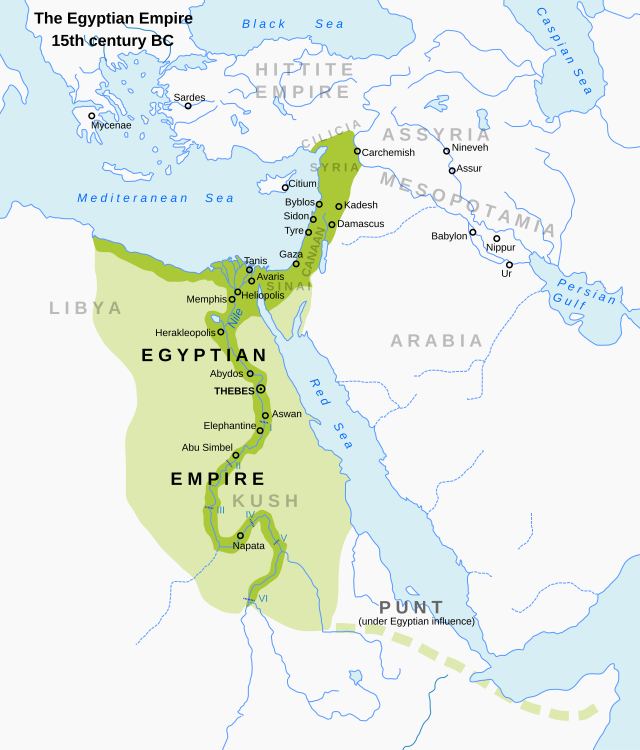
#> input picture atlas-of-the-blessed-lands/tools/data/v414_egyptian_empire_map.webp, 1920 x 2248 px (shown at 1/3 size)
$ python v419_egyptian_empire_trace.py
#> lines starting #> are read from the running program, lines starting #| are printed output that depends on the picture; after the words box and inside, x2 and y2 are one past the last pixel; in counts of white or black regions, pixels touching at a corner belong together
"""Version 419 helper (Nawaz, on my red sketch of the Egyptian Empire map's border: "Preview this"). The map (tools/data/v414_egyptian_empire_map.webp) is placed on
the real coastlines (Mercator fit of its seas to Natural Earth land, IoU 0.93; its towns then land within a few km), so the shape keeps the map's own look.
x = (lon - p0) * p1, y = (p2 - mercator(lat)) * p3 with p = [18.3359375, 55.21875, 47.25, 55.4375]. Writes tools/data/v419_egyptian_empire.geojson (both greens)."""
import numpy as np, json, math, os
from PIL import Image
from scipy import ndimage as ndi
from skimage import measure
from shapely.geometry import Polygon, mapping
H = os.path.dirname(os.path.abspath(__file__)); p = [18.3359375, 55.21875, 47.25, 55.4375]
IM = lambda m: math.degrees(2 * math.atan(math.exp(math.radians(m))) - math.pi / 2)
a = np.array(Image.open(os.path.join(H, 'data/v414_egyptian_empire_map.webp')).convert('RGB')).astype(int); r, g, b = a[..., 0], a[..., 1], a[..., 2]
#> after `r, g, b = (a[..., 0], a[..., 1], a[..., 2])`:
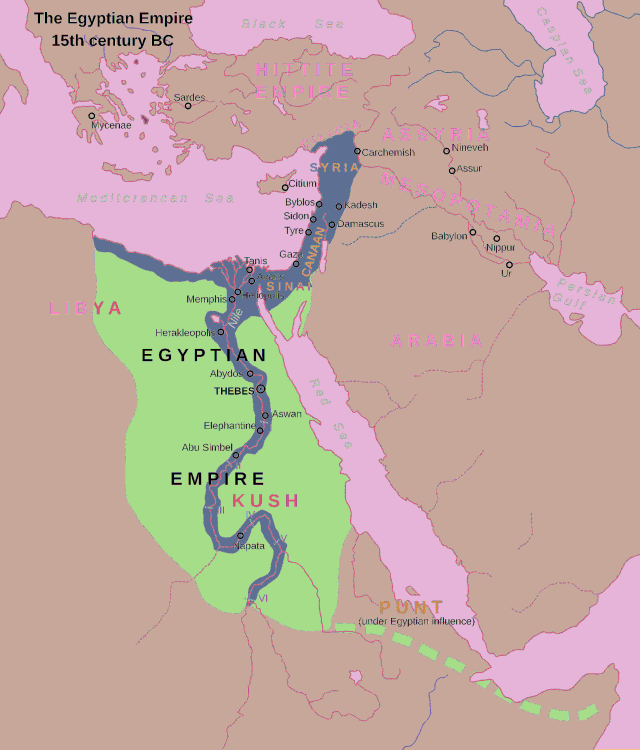
#> r: shape (2248, 1920) int64 (shown at 1/3 size); 255 distinct labels, from 0 to 255; one colour per label, 0 black
#> after `r, g, b = (a[..., 0], a[..., 1], a[..., 2])`:
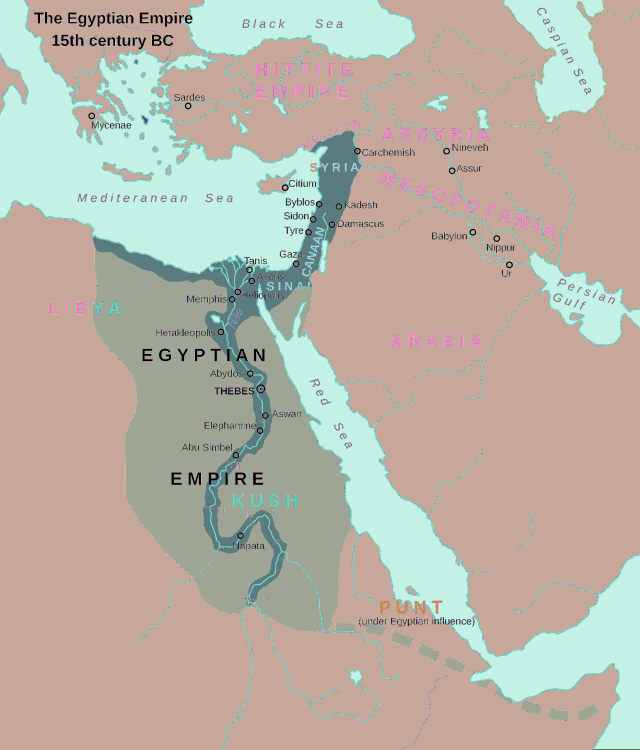
#> g: shape (2248, 1920) int64 (shown at 1/3 size); 252 distinct labels, from 0 to 255; one colour per label, 0 black
#> after `r, g, b = (a[..., 0], a[..., 1], a[..., 2])`:
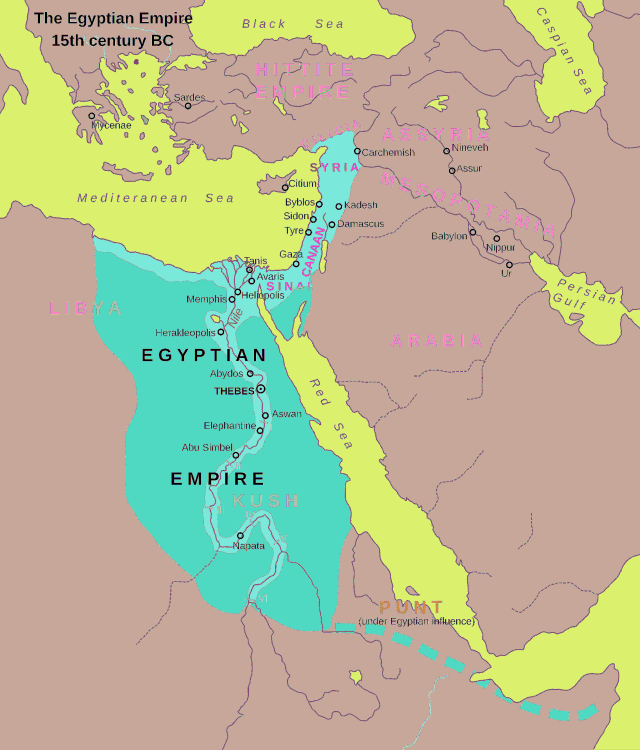
#> b: shape (2248, 1920) int64 (shown at 1/3 size); 256 distinct labels, from 0 to 255; one colour per label, 0 black
m = (g > r + 4) & (g > b + 30); m[:160, :700] = False
#> after `m = (g > r + 4) & (g > b + 30)`:
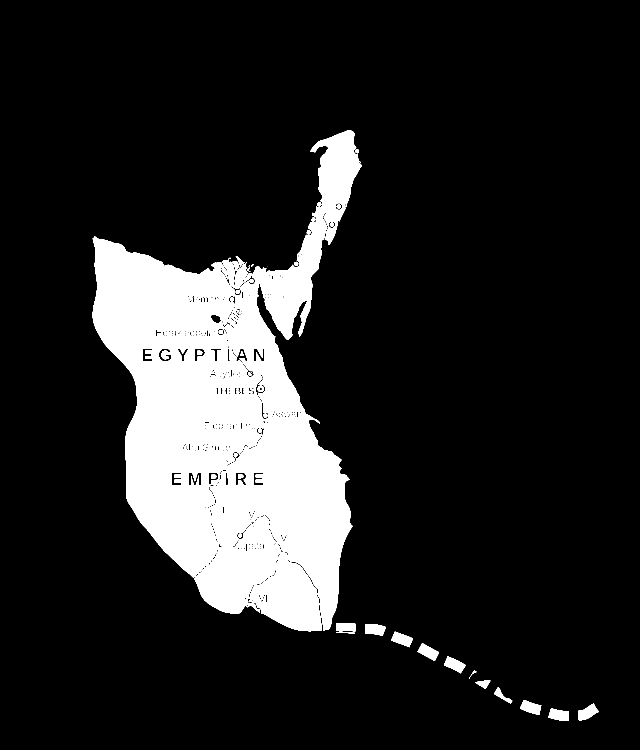
#> m: shape (2248, 1920) bool (shown at 1/3 size); 14.2% white; 88 white regions (11 under 20 px), largest, box (x1, y1, x2, y2) and area: (278, 708, 844, 1841) 327274, (629, 391, 1086, 1891) 231394, (746, 1656, 966, 1894) 30183
m = ndi.binary_fill_holes(ndi.binary_opening(ndi.binary_closing(m, iterations=3), iterations=2)); lab, n = ndi.label(m); sz = ndi.sum(m, lab, range(1, n + 1)); m = ndi.binary_fill_holes(lab == 1 + int(np.argmax(sz)))
#> after `m = ndi.binary_fill_holes(ndi.binary_opening(ndi.binary_closing(m, ite`:
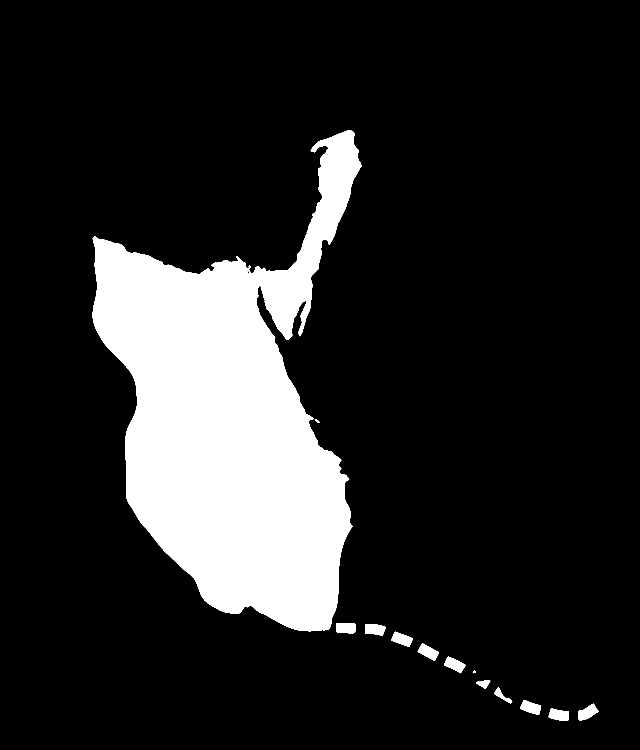
#> m: shape (2248, 1920) bool (shown at 1/3 size); 14.9% white; 13 white regions, largest, box (x1, y1, x2, y2) and area: (278, 391, 1086, 1894) 628236, (1735, 2111, 1796, 2161) 1711, (1253, 1930, 1317, 1983) 1705
#> after `lab, n = ndi.label(m)`:
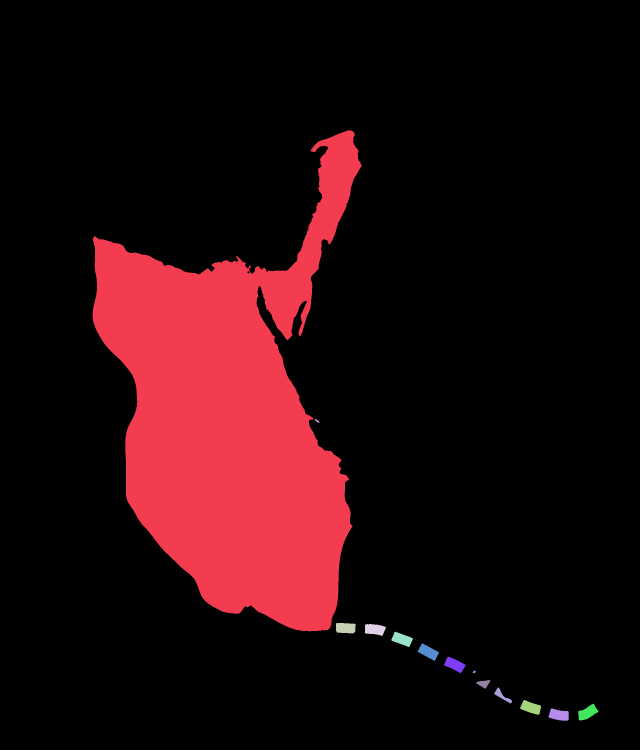
#> lab: shape (2248, 1920) int32 (shown at 1/3 size); 14 distinct labels, from 0 to 13; one colour per label, 0 black
#> after `lab, n = ndi.label(m)`: n = 13
#> after `sz = ndi.sum(m, lab, range(1, n + 1))`: sz = [628236, 68, 1667, 1690, 1696, 1705, 1700, 44, 610, 747, 1692, 1711, 1676]
#> after `m = ndi.binary_fill_holes(lab == 1 + int(np.argmax(sz)))`:
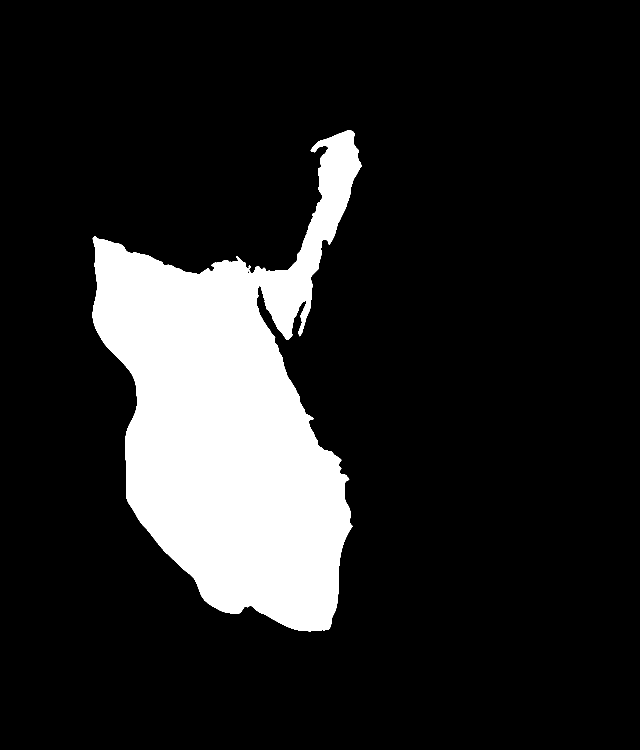
#> m: shape (2248, 1920) bool (shown at 1/3 size); 14.6% white; 1 white region, box (x1, y1, x2, y2) and area: (278, 391, 1086, 1894) 628236
c = max(measure.find_contours(np.pad(m, 1).astype(float), 0.5), key=len) - 1
#> c = 6915 pairs, first value 390.5 to 1893.5, second value 277.5 to 1085.5
poly = Polygon([(x / p[1] + p[0], IM(p[2] - y / p[3])) for y, x in c]).buffer(0).simplify(0.01)
print('bounds', [round(v, 2) for v in poly.bounds])
#| bounds [23.36, 12.98, 37.99, 37.26]
json.dump({'type': 'Feature', 'properties': {'n': 'Egyptian Empire 15th c. BC (Wikipedia map), coastline fit'}, 'geometry': mapping(poly)}, open(os.path.join(H, 'data/v419_egyptian_empire.geojson'), 'w'))
